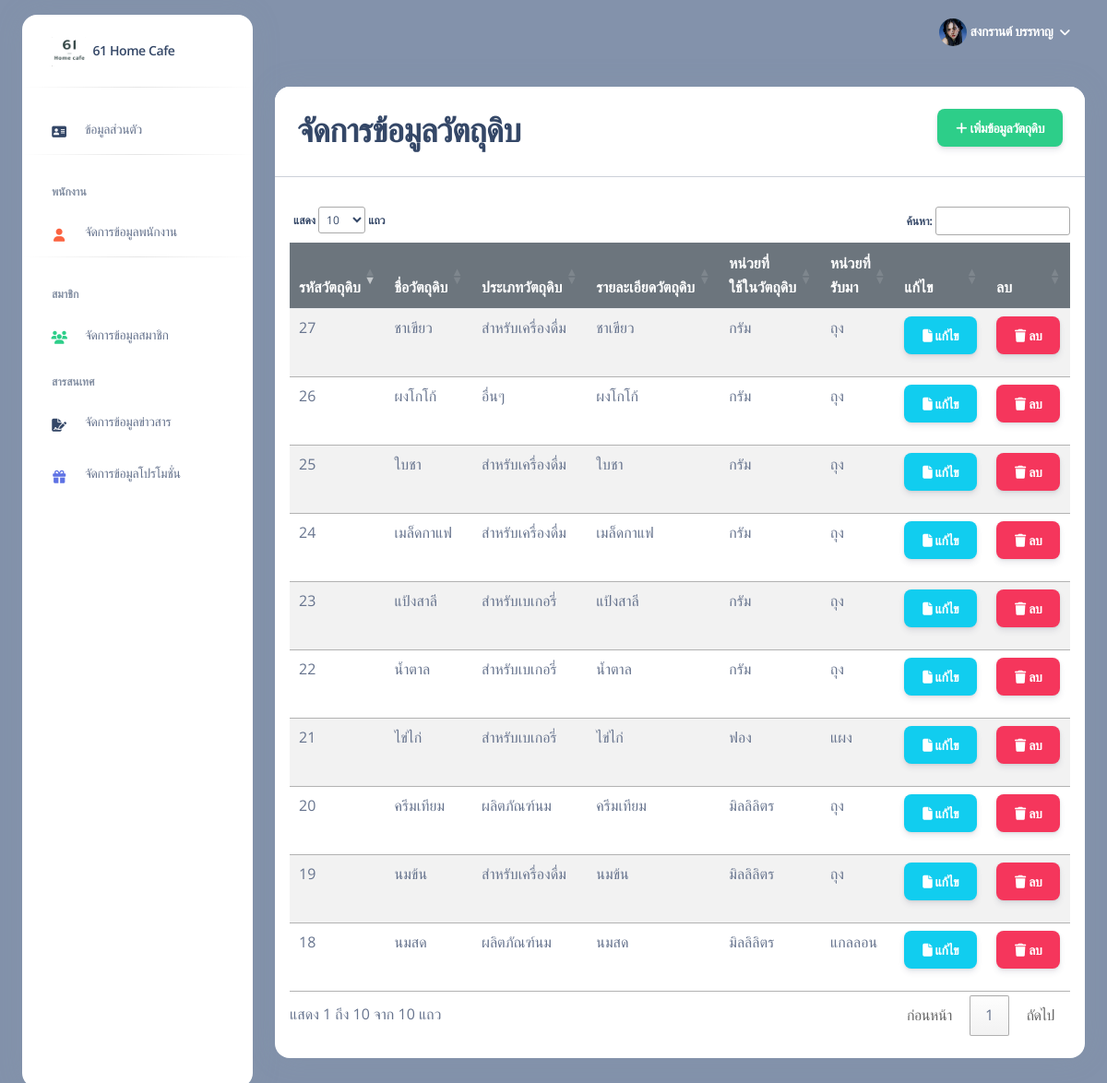
Screenshot of /Back-end/material/material.php (signed in) with the database file from the repository.
### tables this page shows
CREATE TABLE `tb_material_list` (
  `material_id` int(11) NOT NULL,
  `typematerial_id` int(2) NOT NULL,
  `material_name` varchar(100) NOT NULL,
  `material_date_created` datetime NOT NULL,
  `material_date_updated` datetime NOT NULL,
  `material_description` varchar(200) NOT NULL,
  `material_usedunit` varchar(20) NOT NULL,
  `material_buyunit` varchar(20) NOT NULL,
  `material_buyconversionused` double(8,2) DEFAULT NULL,
  `material_delete` int(1) NOT NULL
);

CREATE TABLE `tb_typematerial` (
  `typematerial_id` int(2) NOT NULL,
  `typematerial_name` varchar(100) NOT NULL,
  `typematerial_delete` int(1) NOT NULL
);

### Back-end/material/material.php (the view, shortened to what this page needs)
<?php
include('../../assets/connect/conn.php');
?>
<!DOCTYPE html>
<html lang="en">
<head>
  <link href="../assets/css/nucleo-icons.css" rel="stylesheet" />
  <link href="../assets/css/nucleo-svg.css" rel="stylesheet" />
  <link href="../assets/css/nucleo-svg.css" rel="stylesheet" />
  <link id="pagestyle" href="../assets/css/argon-dashboard.css?v=2.0.4" rel="stylesheet" />
  <link href="../../assets/css/admin_home.css" rel="stylesheet">
  <link href="../../assets/css/body1.css" rel="stylesheet">
  <link rel="stylesheet" type="text/css" href="https://cdn.datatables.net/1.12.1/css/jquery.dataTables.css">
  <link href="../../assets/css/employee1.css" rel="stylesheet">
</head>
<body class="g-sidenav-show">
  <?php
  include("../aside_folder.php");
  ?>
  <main class="main-content position-relative border-radius-lg ">
    <?php
    include("../nav_folder.php");
    ?>
    <div class="container-fluid py-4">
      <div class="row">
        <div class="col-12">
          <div class="card mb-4">
            <div class="card-header pb-0">
              <div class='row'>
                <h2 class='col-6'>จัดการข้อมูลวัตถุดิบ</h2>
                <div class='col-6 text-end'><a class='btn btn-success' href='add_material.php'><i class="fas fa-plus"></i>  เพิ่มข้อมูลวัตถุดิบ</a></div>
              </div>
            </div>
            <div class="card-body px-0 pt-0 pb-2">
              <center>
                <?php
                echo "<hr class='bg-dark'>";
                ?>
                <div class="table-responsive p-3">
                <table class="table table-striped table-hover" id="dataTable">
                <thead class="thead-secondary">
                                <tr>
                                    <th>รหัสวัตถุดิบ</th>
                                    <th>ชื่อวัตถุดิบ</th>
                                    <th>ประเภทวัตถุดิบ</th>
                                    <th>รายละเอียดวัตถุดิบ</th>
                                    <th>หน่วยที่<br>ใช้ในวัตถุดิบ</th>
                                    <th>หน่วยที่<br>รับมา</th>
                                    <th>แก้ไข</th>
                                    <th>ลบ</th>
                                </tr>
                            </thead>
                            <tbody>
                                <?php
                                $sql = "SELECT * FROM tb_material_list as m
                                        INNER JOIN tb_typematerial AS t ON m.typematerial_id=t.typematerial_id
                                        WHERE material_delete='0'";
                                $result = mysqli_query($connect, $sql);
                                while ($row = mysqli_fetch_assoc($result)) {
                                    echo "<tr>";
                                    echo "<td>" . $row['material_id'] . "</td>";
                                    echo "<td>" . $row['material_name'] . "</td>";
                                    echo "<td>" . $row['typematerial_name'] . "</td>";
                                    if (empty($row['material_description'])) {
                                        echo "<td>ไม่มีรายละเอียด</td>";
                                    } else {
                                        echo "<td>" . $row['material_description'] . "</td>";
                                    }
                                    echo "<td>" . $row['material_usedunit'] . "</td>";
                                    echo "<td>" . $row['material_buyunit'] . "</td>";
                                    echo "<td><a href='edit_material.php?id=" . $row['material_id'] . "' class='btn btn-info'> <i class='fas fa-file'></i>  แก้ไข</a></td>";
                                    echo "<td><a href='#' data-toggle='modal' data-target='#delete" . $row['material_id'] . "' class='btn btn-danger'><i class='fas fa-trash'></i> ลบ</a></td>";
                                ?>
                                <?php
                                    echo "</tr>";
                                }
                                ?>
                            </tbody>
                        </table>
                </div>
              </center>
            </div>
          </div>
        </div>
      </div>
    </div>
  </main>
</body>
</html>

### Back-end/aside_folder.php (shortened to what this page needs)
<aside class="sidenav bg-white navbar navbar-vertical navbar-expand-xs border-0 border-radius-xl my-3 fixed-start ms-4 " id="sidenav-main">
  <div class="sidenav-header">
    <a class="navbar-brand m-0" href="../admin_home.php">
      <img src="../../assets/img/logos.png" class="navbar-brand-img w-20 h-100" alt="main_logo">
      <span class="ms-1 font-weight-bold">61 Home Cafe</span>
    </a>
  </div>
  <hr class="horizontal dark mt-0">
  <?php   if($_SESSION['employee_position']=='admin') {    ?>
  <div class="collapse navbar-collapse w-auto h-100" id="sidenav-collapse-main">
    <ul class="navbar-nav">
      <li class="nav-item">
        <a class="nav-link <?php if($_SESSION['page']=="admin_home.php") {echo "active";} ?>" href="../admin_home.php">
          <div class="icon icon-shape icon-sm border-radius-md text-center me-2 d-flex align-items-center justify-content-center">
            <i class="fas fa-address-card text-dark text-sm opacity-10"></i>
          </div>
          <span class="nav-link-text ms-1">ข้อมูลส่วนตัว</span>
        </a>
      </li>
      <hr class="horizontal dark mt-0">
      <li class="nav-item mt-3">
        <h6 class="ps-4 ms-2 text-uppercase text-xs font-weight-bolder opacity-6">พนักงาน</h6>
      </li>
      <li class="nav-item">
        <a class="nav-link <?php if($_SESSION['page']=="employee.php") {echo "active";} ?>" href="../employee/employee.php">
          <div class="icon icon-shape icon-sm border-radius-md text-center me-2 d-flex align-items-center justify-content-center">
            <i class="fas fa-user  text-warning text-sm opacity-10"></i>
          </div>
          <span class="nav-link-text ms-1">จัดการข้อมูลพนักงาน</span>
        </a>
      </li>
      <hr class="horizontal dark mt-0">
      <li class="nav-item mt-3">
        <h6 class="ps-4 ms-2 text-uppercase text-xs font-weight-bolder opacity-6">สมาชิก</h6>
      </li>
      <li class="nav-item">
        <a class="nav-link <?php if($_SESSION['page']=="users.php") {echo "active";} ?>" href="../users/users.php">
          <div class="icon icon-shape icon-sm border-radius-md text-center me-2 d-flex align-items-center justify-content-center">
            <i class="fas fa-users text-success text-sm opacity-10"></i>
          </div>
          <span class="nav-link-text ms-1">จัดการข้อมูลสมาชิก</span>
        </a>
      </li>
      <li class="nav-item mt-3">
        <h6 class="ps-4 ms-2 text-uppercase text-xs font-weight-bolder opacity-6">สารสนเทศ</h6>
      </li>
      <li class="nav-item">
        <a class="nav-link <?php if($_SESSION['page']=="information.php") {echo "active";} ?>" href="../information/information.php">
          <div class="icon icon-shape icon-sm border-radius-md text-center me-2 d-flex align-items-center justify-content-center">
            <i class="fas fa-file-signature text-dark text-sm opacity-10"></i>
          </div>
          <span class="nav-link-text ms-1">จัดการข้อมูลข่าวสาร</span>
        </a>
      </li>
      <li class="nav-item">
        <a class="nav-link <?php if($_SESSION['page']=="promotion.php") {echo "active";} ?>" href="../information/promotion.php">
          <div class="icon icon-shape icon-sm border-radius-md text-center me-2 d-flex align-items-center justify-content-center">
            <i class="fas fa-gift text-primary text-sm opacity-10"></i>
          </div>
          <span class="nav-link-text ms-1">จัดการข้อมูลโปรโมชั่น</span>
        </a>
      </li>
  <?php }?>
</aside>

### Back-end/nav_folder.php (shortened to what this page needs)
<nav class="navbar navbar-main navbar-expand-lg px-0 mx-4 shadow-none border-radius-xl " id="navbarBlur" data-scroll="false">
  <div class="container-fluid py-1 px-3">
    <div class="collapse navbar-collapse mt-sm-0 mt-2 me-md-0 me-sm-4" id="navbar">
      <ul class="navbar-nav justify-content-end">
        <li class="nav-item d-flex align-items-center dropdown">
          <a class="nav-link dropdown-toggle text-white font-weight-bold px-0" type="button" id="dropdownMenuButton1" data-bs-toggle="dropdown" aria-expanded="false">
            <?php
               if(!empty($_SESSION['employee_img'])){
                echo '  <img class="img-profile rounded-circle" src="../../assets/img/employee/'.$_SESSION['employee_img'].'" width="30" height="30">';
            }
            else{
                echo ' <img class="img-profile rounded-circle" src="../../assets/img/employee/user.png"  width="30" height="30">';
            }
            ?>
            <span class="d-sm-inline d-none"><?php echo $_SESSION['employee_firstname']." ".$_SESSION['employee_surname']; ?></span>
          </a>
        </li>
      </ul>
    </div>
  </div>
</nav>

### Back-end/assets/css/nucleo-svg.css (style rules this page uses)
.icon { display: inline-block; color: #111111; height: 1em; width: 1em; }
.icon-sm { height: 0.8em; width: 0.8em; }
.icon { fill: currentColor; stroke: none; }

### assets/css/body1.css (style rules this page uses)
:root { --input-padding-x: 1.5rem; --input-padding-y: .75rem; }
body { background-color:#6C757D; }

### assets/css/employee1.css (style rules this page uses)
.thead-secondary { color:#fff; --bs-bg-opacity:1; background-color:#6C757D; }

### rows the page displays
tb_material_list: material_id "18", material_name "นมสด", typematerial.typematerial_name "ผลิตภัณฑ์นม", material_description "นมสด", material_usedunit "มิลลิลิตร", material_buyunit "แกลลอน"
tb_material_list: material_id "19", material_name "นมข้น", typematerial.typematerial_name "สำหรับเครื่องดื่ม", material_description "นมข้น", material_usedunit "มิลลิลิตร", material_buyunit "ถุง"
tb_material_list: material_id "20", material_name "ครีมเทียม", typematerial.typematerial_name "ผลิตภัณฑ์นม", material_description "ครีมเทียม", material_usedunit "มิลลิลิตร", material_buyunit "ถุง"
tb_material_list: material_id "21", material_name "ไข่ไก่", typematerial.typematerial_name "สำหรับเบเกอรี่", material_description "ไข่ไก่", material_usedunit "ฟอง", material_buyunit "แผง"
tb_material_list: material_id "22", material_name "น้ำตาล", typematerial.typematerial_name "สำหรับเบเกอรี่", material_description "น้ำตาล", material_usedunit "กรัม", material_buyunit "ถุง"
tb_material_list: material_id "23", material_name "แป้งสาลี", typematerial.typematerial_name "สำหรับเบเกอรี่", material_description "แป้งสาลี", material_usedunit "กรัม", material_buyunit "ถุง"
tb_material_list: material_id "24", material_name "เมล็ดกาแฟ", typematerial.typematerial_name "สำหรับเครื่องดื่ม", material_description "เมล็ดกาแฟ", material_usedunit "กรัม", material_buyunit "ถุง"
tb_material_list: material_id "25", material_name "ใบชา", typematerial.typematerial_name "สำหรับเครื่องดื่ม", material_description "ใบชา", material_usedunit "กรัม", material_buyunit "ถุง"
tb_material_list: material_id "26", material_name "ผงโกโก้", typematerial.typematerial_name "อื่นๆ", material_description "ผงโกโก้", material_usedunit "กรัม", material_buyunit "ถุง"
tb_material_list: material_id "27", material_name "ชาเขียว", typematerial.typematerial_name "สำหรับเครื่องดื่ม", material_description "ชาเขียว", material_usedunit "กรัม", material_buyunit "ถุง"

### other values shown
$_SESSION['employee_firstname'] "สงกรานต์"
$_SESSION['employee_surname'] "บรรหาญ"
